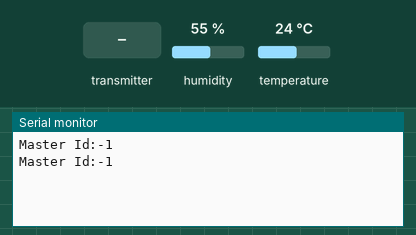
A sketch run on a simulated Arduino Uno, built with avr-gcc and run on an emulated ATmega328P. On the bench: the last lines printed to the serial monitor. Inputs (shaded band) come from the test bench; at power-on: humidity 55 %, temperature 24 °C. No radio packets arrive unless stated.

Above: at 4.8 s.
4.9 s: the transmitter starts sending masterID = 0
At 6.9 s:
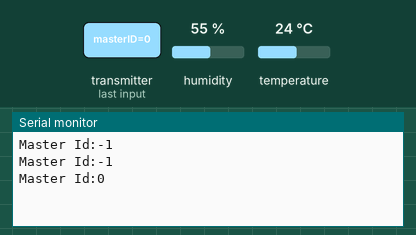
7.6 s: the transmitter starts sending masterID = 1
At 11.2 s:
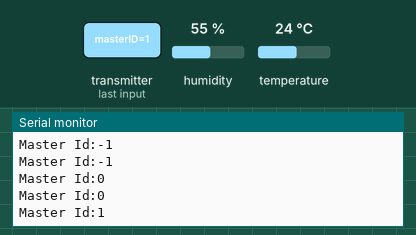
Timing chart, 0 to 12.7 s (numbered marks = the images above; inputs shaded):
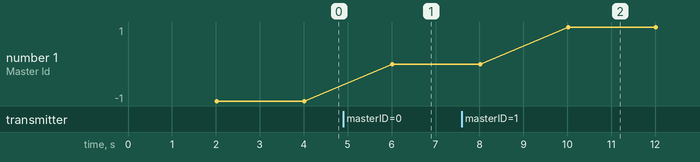

The sketch:

RadioSensorSlave.ino
```cpp
//Required Libraries

//For nrf24l01 radio module
#include "nRF24L01.h"
#include "RF24.h"
#include <SimpleTimer.h>

#include "SPI.h" //spi interface
#include <dht.h> //for dht 22 temp/humidity sensor
#include "printf.h"


#define DHT22_PIN 7
#define SENSOR_ID 2

dht DHT;
SimpleTimer timer;
RF24 radio(9,10);
const byte slaveAddress[5] = {'R','x','A','A','A'};
const byte masterAddress[5] = {'T','X','a','a','a'};

//16 bytes
typedef struct
{
  float temperature;
  float humidity;
  int sensorID; //Unique id of this sensor device
  int masterID; //Id of master device
}
data;

typedef struct
{
  int masterID;
  int signalStrength;
  unsigned long dataUsage;
  unsigned long latency;
}
masterData;

data dataToSend;
masterData dataRecieved;
masterData currentMaster;
bool masterAck = false;
int masterAckTimeout = 5000;
int ackTimerId;

void setup(void)
{
  Serial.begin(9600);
  printf_begin();
  printf("\n\rRadio Setup\n\r");
  radio.begin();
  radio.setDataRate(RF24_1MBPS);
  radio.setCRCLength(RF24_CRC_8);
  radio.setPayloadSize(32);
  radio.setChannel(101);
  radio.setRetries(3,5); // delay, count
  dataToSend.sensorID = SENSOR_ID;
  dataToSend.masterID = -1;
  currentMaster.masterID = -1;
  radio.powerUp();
  radio.openWritingPipe(masterAddress);
  radio.openReadingPipe(1, slaveAddress);
  radio.setAutoAck(true);
  radio.printDetails();
  timer.setInterval(2000, mainFunction);
  ackTimerId = timer.setInterval(masterAckTimeout, checkMasterAck);
}

void loop(void)
{
  timer.run();
}

void mainFunction()
{
  checkDHT();
  radioWrite();
}

void radioWrite()
{
  radio.stopListening();

  //In case master has changed
  dataToSend.masterID = currentMaster.masterID;

  bool ok = radio.write( &dataToSend,sizeof(dataToSend));
  radio.startListening();
  while (radio.available())
  {
    radio.read(&dataRecieved, sizeof(masterData));

    //Update currentMaster
    if(currentMaster.masterID == -1)
    {
      currentMaster = dataRecieved; //Assign master
      masterAck = true;
    }
    else if(currentMaster.masterID == dataRecieved.masterID)
    {
      currentMaster = dataRecieved; //Update master data
      masterAck = true;
    }
    else if(currentMaster.dataUsage > dataRecieved.dataUsage)
    {
      currentMaster = dataRecieved; //Update master data
      masterAck = true;
    }
  }
  if(masterAck)
  {
    timer.restartTimer(ackTimerId);
  }
  Serial.print("Master Id:");
  Serial.println(currentMaster.masterID);
}

void checkMasterAck()
{
  if(!masterAck)
  {
    currentMaster.masterID = -1;
  }
  masterAck = false;
}

bool switchMaster()
{
  float dataUsageScale = (float) currentMaster.dataUsage / dataRecieved.dataUsage;
  float latencyScale = (float) currentMaster.latency / dataRecieved.latency;

  float sum = (dataUsageScale + latencyScale) / 2;
  return sum > 1.5;
}

//Checks the humidity and temperature
void checkDHT()
{
  int chk = DHT.read22(DHT22_PIN);

  //Reads data if sensor ready
  if(chk == DHTLIB_OK) {
    dataToSend.temperature = DHT.temperature;
    dataToSend.humidity = DHT.humidity;
  }
}
```

Measured:
- after the input at 4.9 s, the serial monitor: prints a new line after 1.1 s (image 1)
- after the input at 7.6 s, the serial monitor: prints a new line after 2.4 s (image 2)
- plotted number 1: -1 → 0 after the input at 4.9 s, 0 → 1 after the input at 7.6 s
